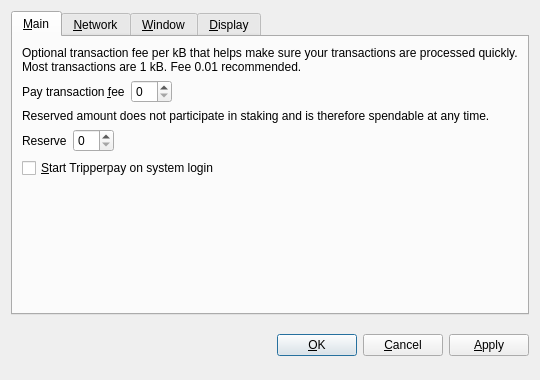
<?xml version="1.0" encoding="UTF-8"?>
<ui version="4.0">
 <class>OptionsDialog</class>
 <widget class="QDialog" name="OptionsDialog">
  <property name="geometry">
   <rect>
    <x>0</x>
    <y>0</y>
    <width>540</width>
    <height>380</height>
   </rect>
  </property>
  <property name="windowTitle">
   <string>Options</string>
  </property>
  <property name="modal">
   <bool>true</bool>
  </property>
  <layout class="QVBoxLayout" name="verticalLayout">
   <item>
    <widget class="QTabWidget" name="tabWidget">
     <property name="tabPosition">
      <enum>QTabWidget::North</enum>
     </property>
     <property name="currentIndex">
      <number>0</number>
     </property>
     <widget class="QWidget" name="tabMain">
      <attribute name="title">
       <string>&amp;Main</string>
      </attribute>
      <layout class="QGridLayout" name="gridLayout">
       <item row="0" column="0" colspan="2">
        <widget class="QLabel" name="transactionFeeInfoLabel">
         <property name="text">
          <string>Optional transaction fee per kB that helps make sure your transactions are processed quickly. Most transactions are 1 kB. Fee 0.01 recommended.</string>
         </property>
         <property name="textFormat">
          <enum>Qt::PlainText</enum>
         </property>
         <property name="wordWrap">
          <bool>true</bool>
         </property>
        </widget>
       </item>
       <item row="1" column="0">
        <layout class="QHBoxLayout" name="horizontalLayoutFee">
         <item>
          <widget class="QLabel" name="transactionFeeLabel">
           <property name="text">
            <string>Pay transaction &amp;fee</string>
           </property>
           <property name="textFormat">
            <enum>Qt::PlainText</enum>
           </property>
           <property name="buddy">
            <cstring>transactionFee</cstring>
           </property>
          </widget>
         </item>
         <item>
          <widget class="BitcoinAmountField" name="transactionFee"/>
         </item>
         <item>
          <spacer name="horizontalSpacerFee">
           <property name="orientation">
            <enum>Qt::Horizontal</enum>
           </property>
           <property name="sizeHint" stdset="0">
            <size>
             <width>40</width>
             <height>20</height>
            </size>
           </property>
          </spacer>
         </item>
        </layout>
       </item>
       <item row="2" column="0" colspan="2">
        <widget class="QLabel" name="reserveBalanceInfoLabel">
         <property name="text">
          <string>Reserved amount does not participate in staking and is therefore spendable at any time.</string>
         </property>
         <property name="textFormat">
          <enum>Qt::PlainText</enum>
         </property>
         <property name="wordWrap">
          <bool>true</bool>
         </property>
        </widget>
       </item>
       <item row="3" column="0">
        <layout class="QHBoxLayout" name="horizontalLayoutReserveBalance">
         <item>
          <widget class="QLabel" name="reserveBalanceLabel">
           <property name="text">
            <string>Reserve</string>
           </property>
           <property name="textFormat">
            <enum>Qt::PlainText</enum>
           </property>
           <property name="buddy">
            <cstring>reserveBalance</cstring>
           </property>
          </widget>
         </item>
         <item>
          <widget class="BitcoinAmountField" name="reserveBalance"/>
         </item>
         <item>
          <spacer name="horizontalSpacerReserveBalance">
           <property name="orientation">
            <enum>Qt::Horizontal</enum>
           </property>
           <property name="sizeHint" stdset="0">
            <size>
             <width>40</width>
             <height>20</height>
            </size>
           </property>
          </spacer>
         </item>
        </layout>
       </item>
       <item row="4" column="0">
        <widget class="QCheckBox" name="bitcoinAtStartup">
         <property name="toolTip">
          <string>Automatically start Tripperpay after logging in to the system.</string>
         </property>
         <property name="text">
          <string>&amp;Start Tripperpay on system login</string>
         </property>
        </widget>
       </item>
       <item row="5" column="0">
        <spacer name="verticalSpacer_Main">
         <property name="orientation">
          <enum>Qt::Vertical</enum>
         </property>
         <property name="sizeHint" stdset="0">
          <size>
           <width>20</width>
           <height>40</height>
          </size>
         </property>
        </spacer>
       </item>
      </layout>
     </widget>
     <widget class="QWidget" name="tabNetwork">
      <attribute name="title">
       <string>&amp;Network</string>
      </attribute>
      <layout class="QVBoxLayout" name="verticalLayout_Network">
       <item>
        <widget class="QCheckBox" name="mapPortUpnp">
         <property name="toolTip">
          <string>Automatically open the Tripperpay client port on the router. This only works when your router supports UPnP and it is enabled.</string>
         </property>
         <property name="text">
          <string>Map port using &amp;UPnP</string>
         </property>
        </widget>
       </item>
       <item>
        <widget class="QCheckBox" name="connectSocks">
         <property name="toolTip">
          <string>Connect to the Tripperpay network through a SOCKS5 proxy (e.g. when connecting through Tor).</string>
         </property>
         <property name="text">
          <string>&amp;Connect through SOCKS5 proxy:</string>
         </property>
        </widget>
       </item>
       <item>
        <layout class="QHBoxLayout" name="horizontalLayout_Network">
         <item>
          <widget class="QLabel" name="proxyIpLabel">
           <property name="text">
            <string>Proxy &amp;IP:</string>
           </property>
           <property name="textFormat">
            <enum>Qt::PlainText</enum>
           </property>
           <property name="buddy">
            <cstring>proxyIp</cstring>
           </property>
          </widget>
         </item>
         <item>
          <widget class="QValidatedLineEdit" name="proxyIp">
           <property name="maximumSize">
            <size>
             <width>140</width>
             <height>16777215</height>
            </size>
           </property>
           <property name="toolTip">
            <string>IP address of the proxy (e.g. 127.0.0.1)</string>
           </property>
          </widget>
         </item>
         <item>
          <widget class="QLabel" name="proxyPortLabel">
           <property name="text">
            <string>&amp;Port:</string>
           </property>
           <property name="textFormat">
            <enum>Qt::PlainText</enum>
           </property>
           <property name="buddy">
            <cstring>proxyPort</cstring>
           </property>
          </widget>
         </item>
         <item>
          <widget class="QLineEdit" name="proxyPort">
           <property name="maximumSize">
            <size>
             <width>55</width>
             <height>16777215</height>
            </size>
           </property>
           <property name="toolTip">
            <string>Port of the proxy (e.g. 9050)</string>
           </property>
          </widget>
         </item>
         <item>
          <spacer name="horizontalSpacer_Network">
           <property name="orientation">
            <enum>Qt::Horizontal</enum>
           </property>
           <property name="sizeHint" stdset="0">
            <size>
             <width>40</width>
             <height>20</height>
            </size>
           </property>
          </spacer>
         </item>
        </layout>
       </item>
       <item>
        <spacer name="verticalSpacer_Network">
         <property name="orientation">
          <enum>Qt::Vertical</enum>
         </property>
         <property name="sizeHint" stdset="0">
          <size>
           <width>20</width>
           <height>40</height>
          </size>
         </property>
        </spacer>
       </item>
      </layout>
     </widget>
     <widget class="QWidget" name="tabWindow">
      <attribute name="title">
       <string>&amp;Window</string>
      </attribute>
      <layout class="QVBoxLayout" name="verticalLayout_Window">
       <item>
        <widget class="QCheckBox" name="minimizeToTray">
         <property name="toolTip">
          <string>Show only a tray icon after minimizing the window.</string>
         </property>
         <property name="text">
          <string>&amp;Minimize to the tray instead of the taskbar</string>
         </property>
        </widget>
       </item>
       <item>
        <widget class="QCheckBox" name="minimizeOnClose">
         <property name="toolTip">
          <string>Minimize instead of exit the application when the window is closed. When this option is enabled, the application will be closed only after selecting Quit in the menu.</string>
         </property>
         <property name="text">
          <string>M&amp;inimize on close</string>
         </property>
        </widget>
       </item>
       <item>
        <spacer name="verticalSpacer_Window">
         <property name="orientation">
          <enum>Qt::Vertical</enum>
         </property>
         <property name="sizeHint" stdset="0">
          <size>
           <width>20</width>
           <height>40</height>
          </size>
         </property>
        </spacer>
       </item>
      </layout>
     </widget>
     <widget class="QWidget" name="tabDisplay">
      <attribute name="title">
       <string>&amp;Display</string>
      </attribute>
      <layout class="QVBoxLayout" name="verticalLayout_Display">
       <item>
        <layout class="QHBoxLayout" name="horizontalLayout_1_Display">
         <item>
          <widget class="QLabel" name="langLabel">
           <property name="text">
            <string>User Interface &amp;language:</string>
           </property>
           <property name="textFormat">
            <enum>Qt::PlainText</enum>
           </property>
           <property name="buddy">
            <cstring>lang</cstring>
           </property>
          </widget>
         </item>
         <item>
          <widget class="QValueComboBox" name="lang">
           <property name="toolTip">
            <string>The user interface language can be set here. This setting will take effect after restarting Tripperpay.</string>
           </property>
          </widget>
         </item>
        </layout>
       </item>
       <item>
        <layout class="QHBoxLayout" name="horizontalLayout_2_Display">
         <item>
          <widget class="QLabel" name="unitLabel">
           <property name="text">
            <string>&amp;Unit to show amounts in:</string>
           </property>
           <property name="textFormat">
            <enum>Qt::PlainText</enum>
           </property>
           <property name="buddy">
            <cstring>unit</cstring>
           </property>
          </widget>
         </item>
         <item>
          <widget class="QValueComboBox" name="unit">
           <property name="toolTip">
            <string>Choose the default subdivision unit to show in the interface and when sending coins.</string>
           </property>
          </widget>
         </item>
        </layout>
       </item>
       <item>
        <widget class="QCheckBox" name="coinControlFeatures">
         <property name="toolTip">
          <string>Whether to show coin control features or not.</string>
         </property>
         <property name="text">
          <string>Display coin &amp;control features</string>
         </property>
        </widget>
       </item>
       <item>
        <spacer name="verticalSpacer_Display">
         <property name="orientation">
          <enum>Qt::Vertical</enum>
         </property>
         <property name="sizeHint" stdset="0">
          <size>
           <width>20</width>
           <height>40</height>
          </size>
         </property>
        </spacer>
       </item>
      </layout>
     </widget>
    </widget>
   </item>
   <item>
    <layout class="QHBoxLayout" name="horizontalLayout_Buttons">
     <item>
      <spacer name="horizontalSpacer_1">
       <property name="orientation">
        <enum>Qt::Horizontal</enum>
       </property>
       <property name="sizeHint" stdset="0">
        <size>
         <width>40</width>
         <height>48</height>
        </size>
       </property>
      </spacer>
     </item>
     <item>
      <widget class="QLabel" name="statusLabel">
       <property name="font">
        <font>
         <weight>75</weight>
         <bold>true</bold>
        </font>
       </property>
       <property name="text">
        <string/>
       </property>
       <property name="textFormat">
        <enum>Qt::PlainText</enum>
       </property>
       <property name="wordWrap">
        <bool>true</bool>
       </property>
      </widget>
     </item>
     <item>
      <spacer name="horizontalSpacer_2">
       <property name="orientation">
        <enum>Qt::Horizontal</enum>
       </property>
       <property name="sizeHint" stdset="0">
        <size>
         <width>40</width>
         <height>48</height>
        </size>
       </property>
      </spacer>
     </item>
     <item>
      <widget class="QPushButton" name="okButton">
       <property name="text">
        <string>&amp;OK</string>
       </property>
      </widget>
     </item>
     <item>
      <widget class="QPushButton" name="cancelButton">
       <property name="text">
        <string>&amp;Cancel</string>
       </property>
       <property name="autoDefault">
        <bool>false</bool>
       </property>
      </widget>
     </item>
     <item>
      <widget class="QPushButton" name="applyButton">
       <property name="text">
        <string>&amp;Apply</string>
       </property>
       <property name="autoDefault">
        <bool>false</bool>
       </property>
      </widget>
     </item>
    </layout>
   </item>
  </layout>
 </widget>
 <customwidgets>
  <customwidget>
   <class>BitcoinAmountField</class>
   <extends>QSpinBox</extends>
   <header>bitcoinamountfield.h</header>
   <container>1</container>
  </customwidget>
  <customwidget>
   <class>QValueComboBox</class>
   <extends>QComboBox</extends>
   <header>qvaluecombobox.h</header>
  </customwidget>
  <customwidget>
   <class>QValidatedLineEdit</class>
   <extends>QLineEdit</extends>
   <header>qvalidatedlineedit.h</header>
  </customwidget>
 </customwidgets>
 <resources/>
 <connections/>
</ui>
